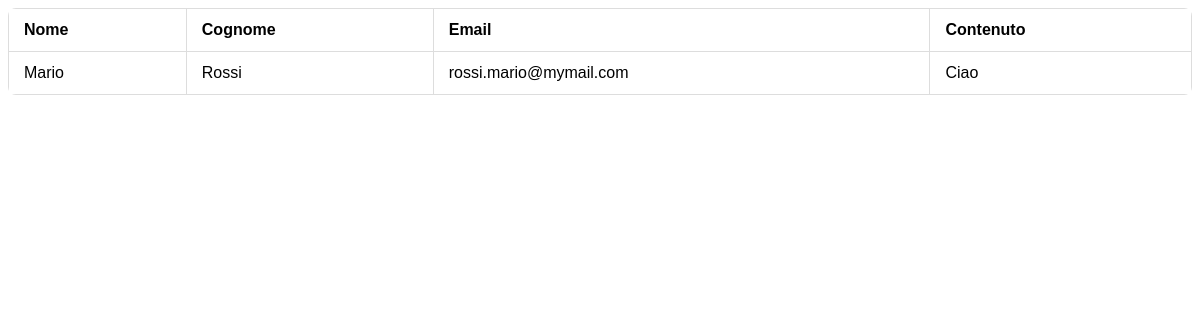
Before: /forms_app/lista/ with the older database file.
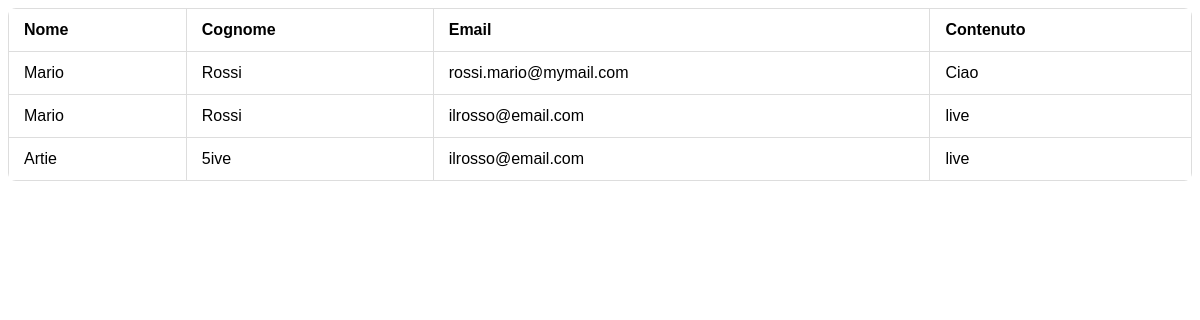
After: the same page with the newer database file.
### forms_app/models.py (models this page shows)
class Contatto(models.Model):
    nome = models.CharField(max_length=100)
    cognome = models.CharField(max_length=100)
    email = models.EmailField(max_length=200)
    contenuto = models.TextField()

### forms_app/views.py (the view)
# urls.py: path('lista/', listacontatti, name='listacontatti'),
def listacontatti(request):
    contatti = Contatto.objects.all()
    return render(request, 'lista_contatti.html', {'contatti': contatti})

### forms_app/templates/lista_contatti.html (shortened to what this page needs)
{%block content%}
<table style="width: 100%; border-collapse: collapse; margin-bottom: 20px; font-family: sans-serif; border-radius: 8px; overflow: hidden;" class="table table-responsive">
        <tr>
            <th style="border: 1px solid #ddd; padding: 12px 15px; text-align: left;">Nome</th>
            <th style="border: 1px solid #ddd; padding: 12px 15px; text-align: left;">Cognome</th>
            <th style="border: 1px solid #ddd; padding: 12px 15px; text-align: left;">Email</th>
            <th style="border: 1px solid #ddd; padding: 12px 15px; text-align: left;">Contenuto</th>
        </tr>
    {% for contatto in contatti%}
        <tr>
            <td style="border: 1px solid #ddd; padding: 12px 15px; text-align: left;">{{contatto.nome}}</td>
            <td style="border: 1px solid #ddd; padding: 12px 15px; text-align: left;">{{contatto.cognome}}</td>
            <td style="border: 1px solid #ddd; padding: 12px 15px; text-align: left;">{{contatto.email}}</td>
            <td style="border: 1px solid #ddd; padding: 12px 15px; text-align: left;">{{contatto.contenuto}}</td>
        </tr>
    {%endfor%}
    </table>
{%endblock content%}

Changed rows visible on the page:
added Contatto: nome "Mario", cognome "Rossi", email "ilrosso@email.com", contenuto "live"
added Contatto: nome "Artie", cognome "5ive", email "ilrosso@email.com", contenuto "live"
